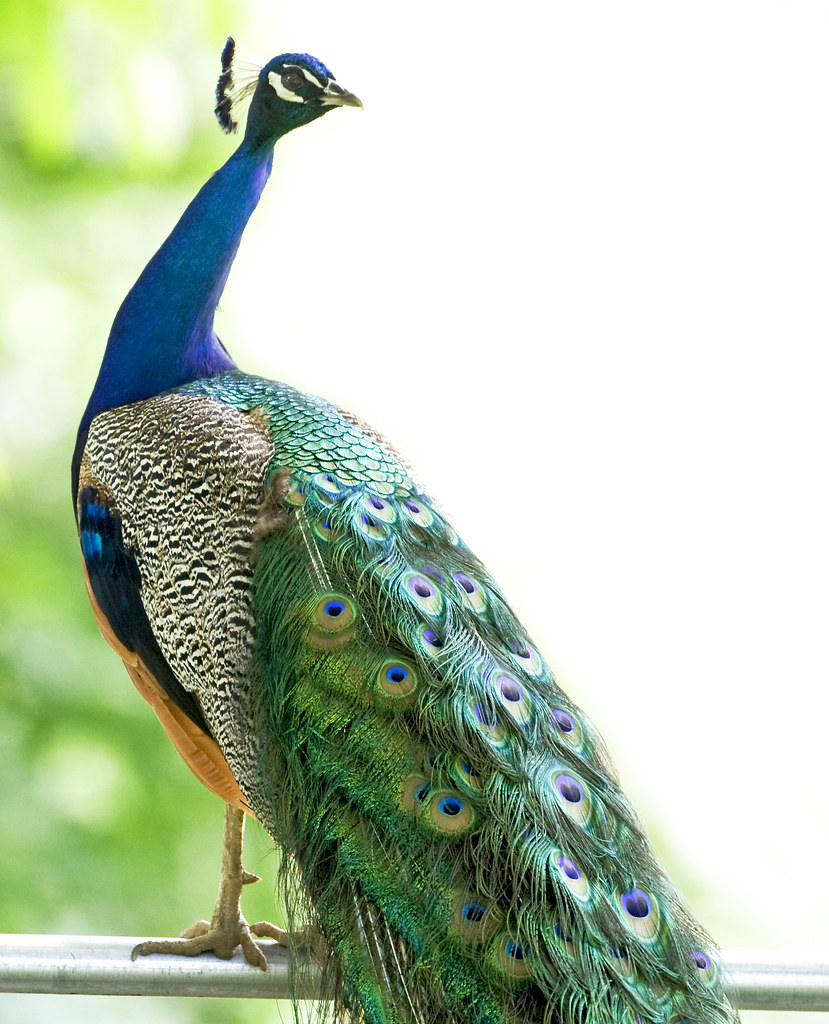
#> input picture Task 01/peacock.jpg, 829 x 1024 px
$ jupyter execute 'Task1(Pencil Sketch with Python).ipynb'
#> lines starting #> are read from the running program, lines starting #| are printed output that depends on the picture
## Let's Grow More Data Science Internship
### Task :-  01
### Task Name :-  Image to Pencil Sketch With Python
### Name :- Ishika Goel

[cell 1]
# Library we need for converting an image into a pencil sketch with Python is an OpenCV library in Python.
import cv2

[cell 2]
## Reading the image:
image = cv2.imread("peacock.jpg")
#> image is the input picture: shape (1024, 829, 3); mean B, G, R 178.2, 199.2, 185.2
cv2.imshow("Peacock", image)
cv2.waitKey(0)

[cell 3]
## We will create a new image by converting the original image to greyscale:
gray_image = cv2.cvtColor(image, cv2.COLOR_BGR2GRAY)
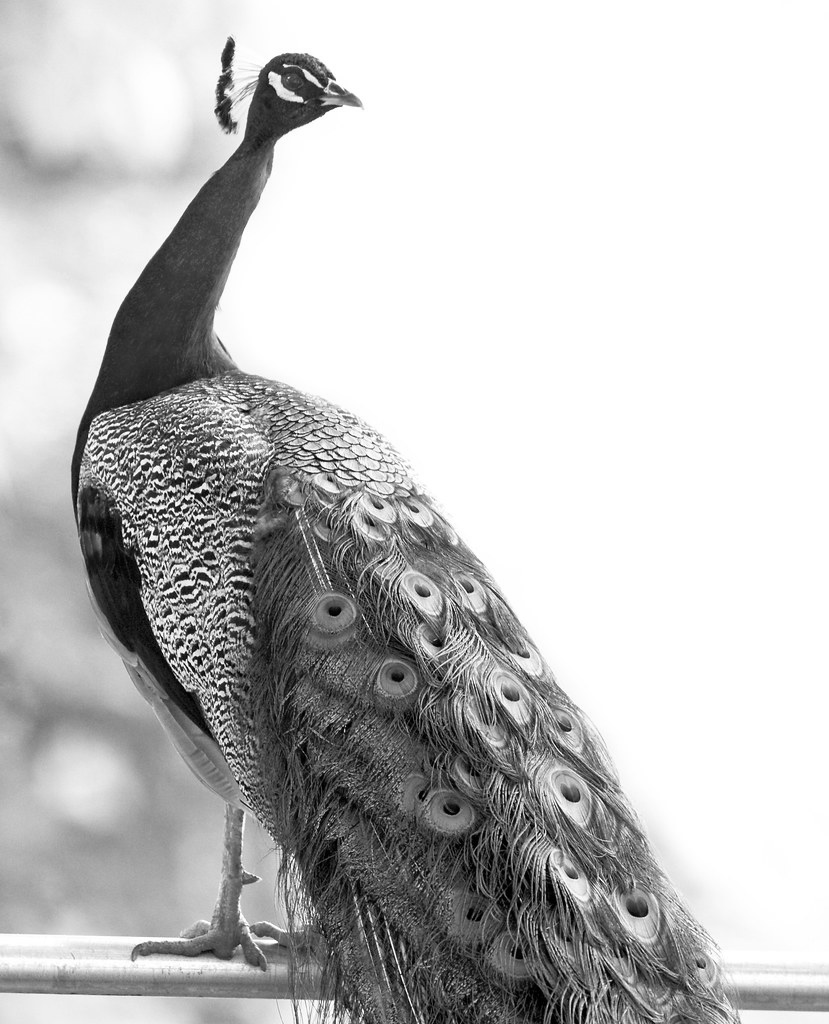
#> gray_image: shape (1024, 829); min 0, max 255, mean 192.6
cv2.imshow("New Peacock", gray_image)
cv2.waitKey(0)

[cell 4]
## Invert the new grayscale image:
inverted_image = 255 - gray_image
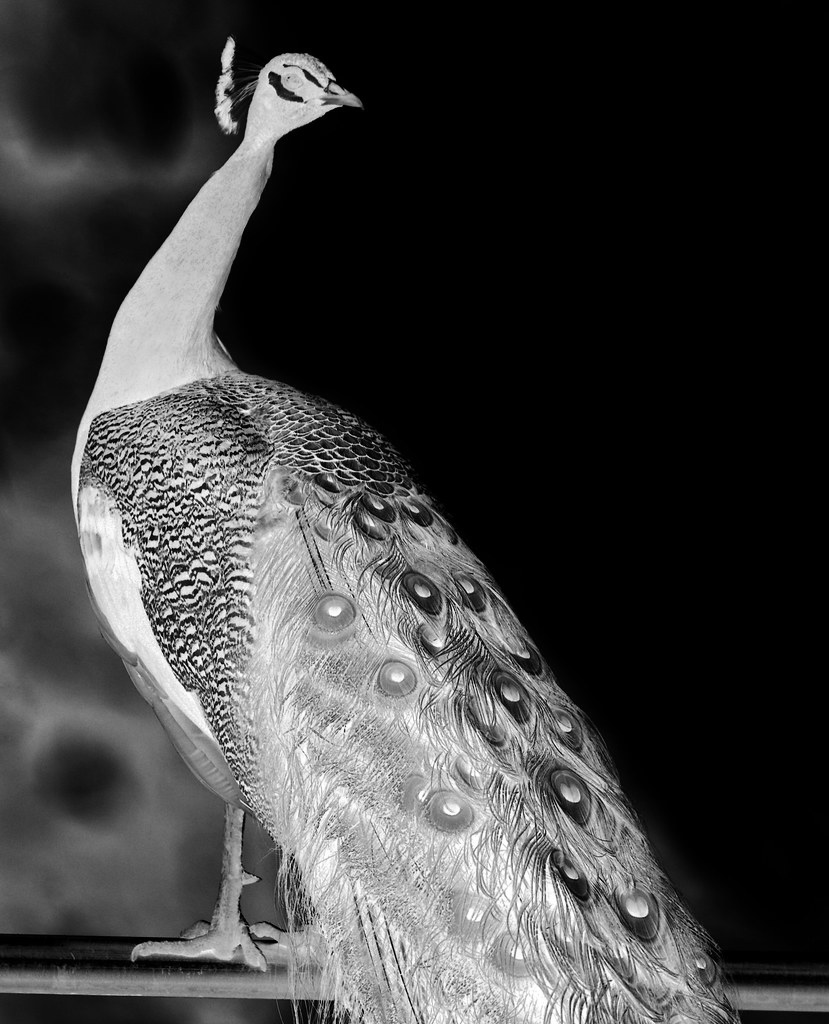
#> inverted_image: shape (1024, 829); min 0, max 255, mean 62.4
cv2.imshow("Inverted", inverted_image)
cv2.waitKey()

[cell 5]
## Blur the image by using the Gaussian Function in OpenCV:
blurred = cv2.GaussianBlur(inverted_image, (21, 21), 0)
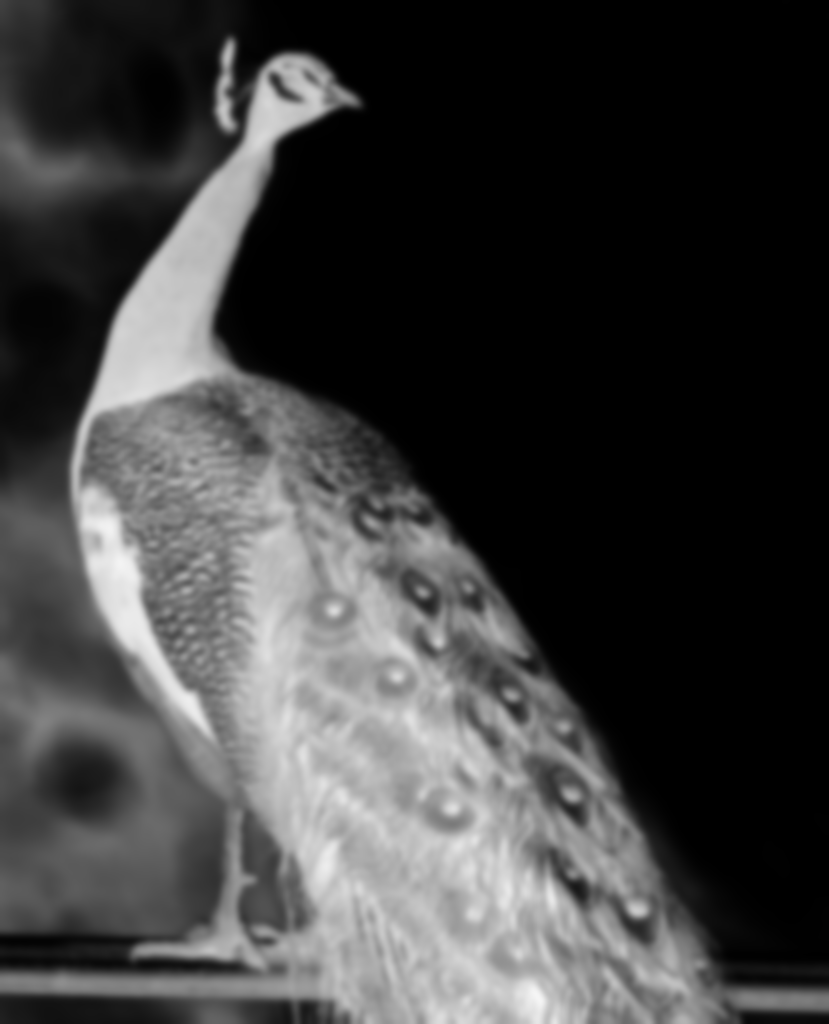
#> blurred: shape (1024, 829); min 0, max 245, mean 62.4

[cell 6]
## Inverting the blurred image, so that we can easily convert the image into a pencil sketch:
inverted_blurred = 255 - blurred
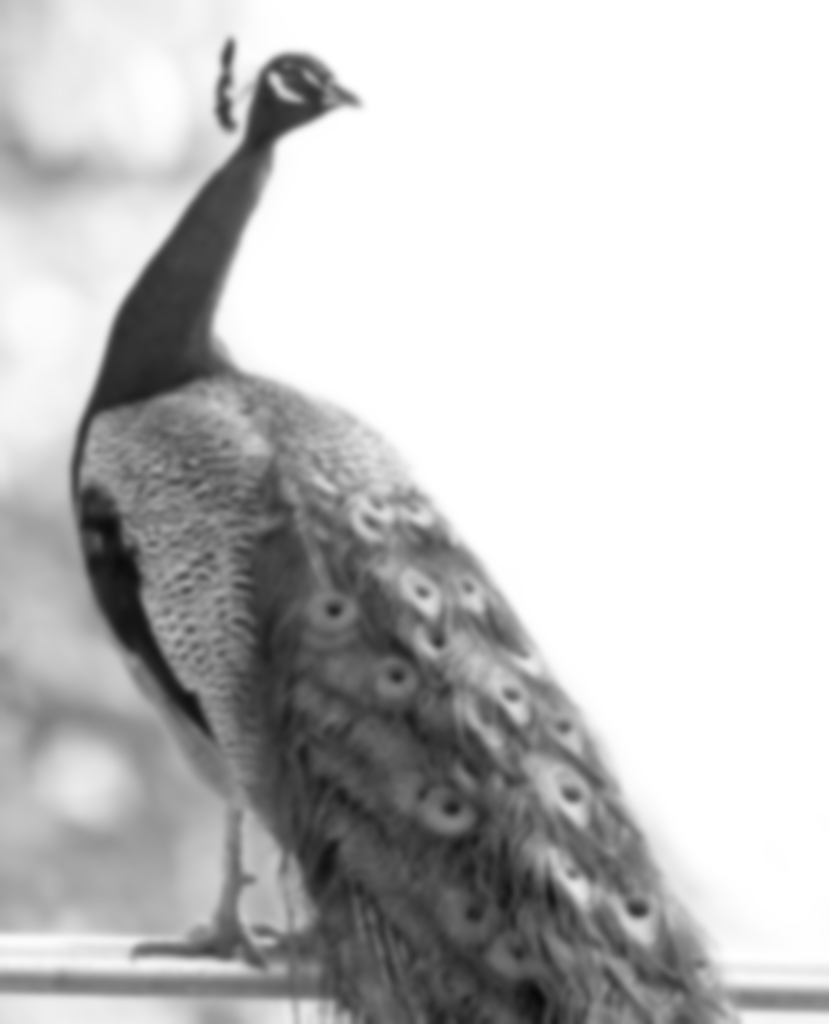
#> inverted_blurred: shape (1024, 829); min 10, max 255, mean 192.6
pencil_sketch = cv2.divide(gray_image, inverted_blurred, scale=256.0)
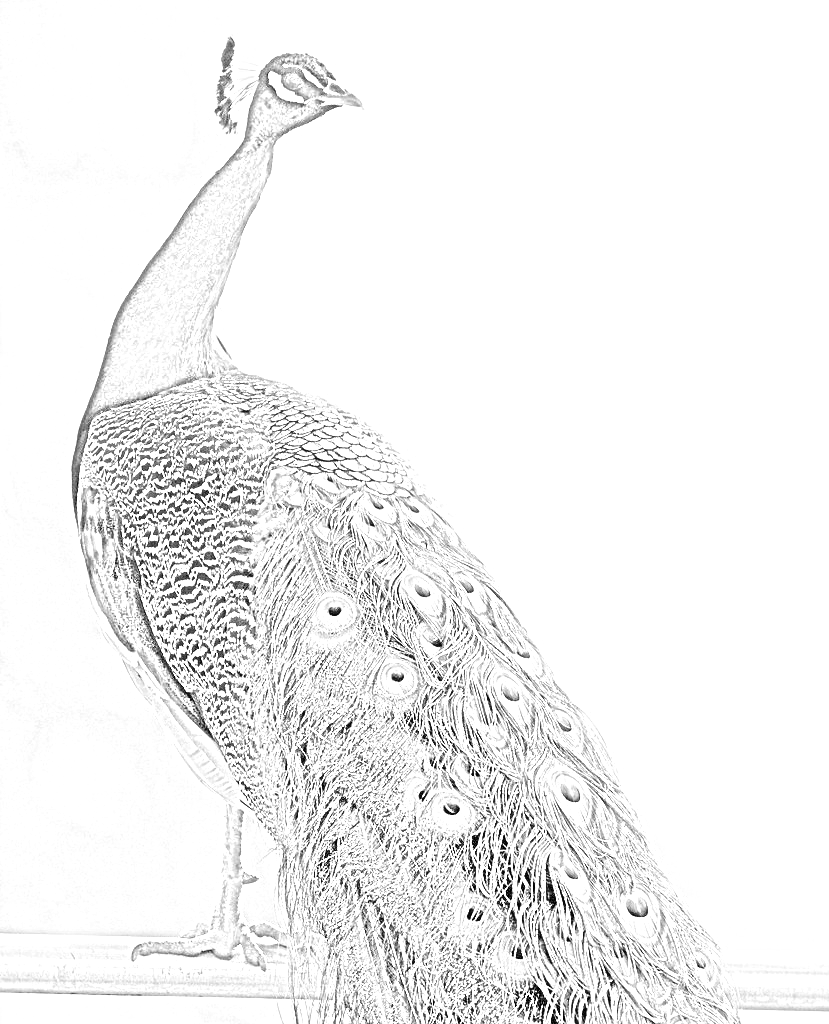
#> pencil_sketch: shape (1024, 829); min 0, max 255, mean 241.8
cv2.imshow("Sketch", pencil_sketch)
cv2.waitKey(0)

$ run again, with Task 01/Original and Sketch Image.png saved as Task 01/peacock.jpg
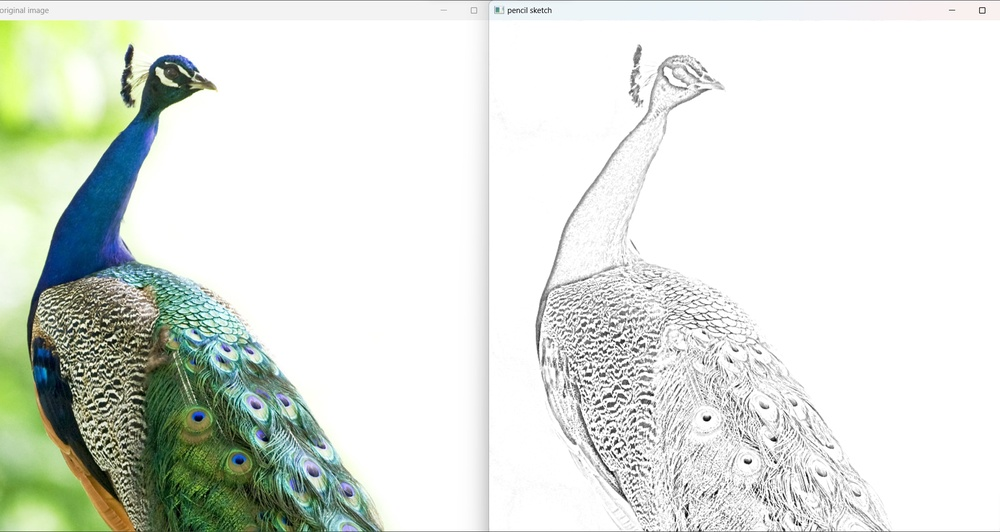
#> input picture Task 01/Original and Sketch Image.png, 1000 x 532 px, shrunk from 1920 x 1021 before the run
#> image is the input picture: shape (532, 1000, 3); mean B, G, R 219.1, 226.1, 220.7
#> `blurred = cv2.GaussianBlur(inverted_image, (21, 21), 0)`:
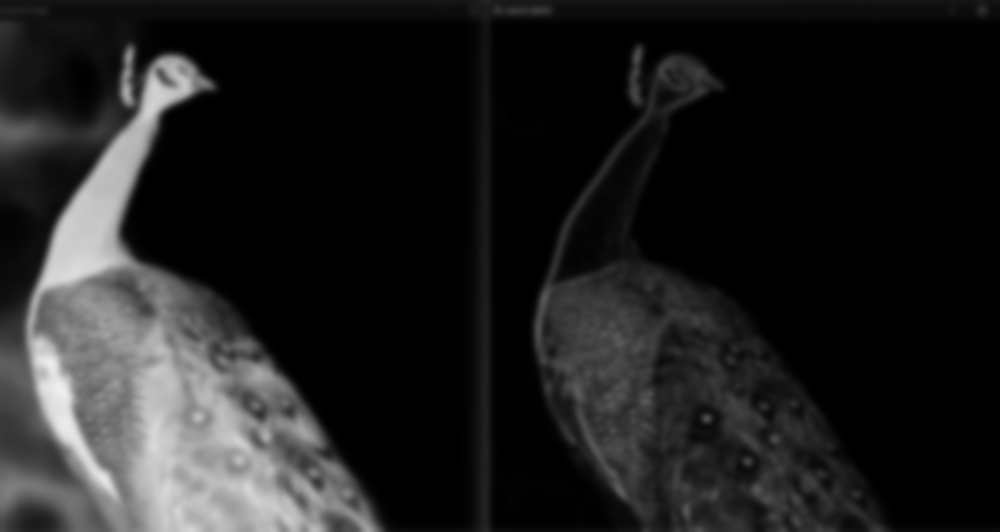
#> blurred: shape (532, 1000); min 0, max 240, mean 31.2
#> `pencil_sketch = cv2.divide(gray_image, inverted_blurred, scale=256.0)`:
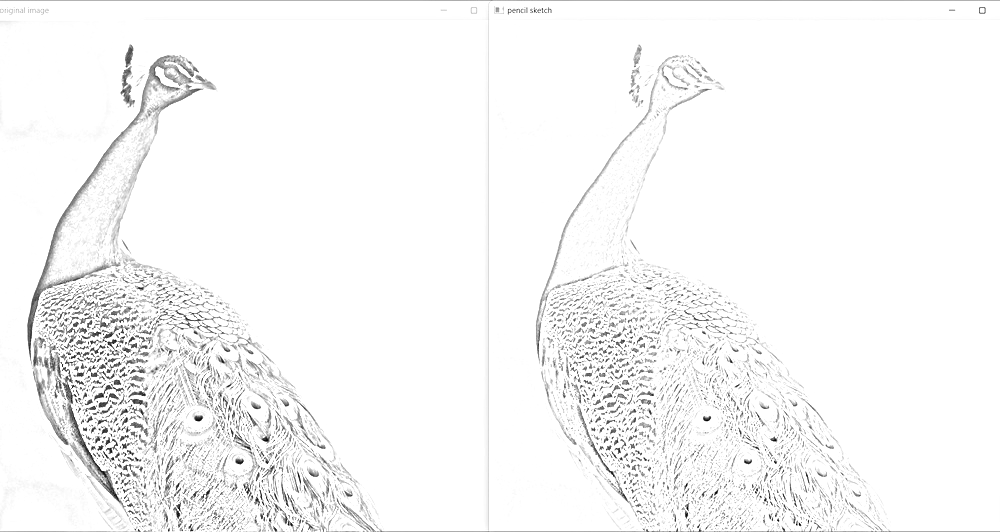
#> pencil_sketch: shape (532, 1000); min 0, max 255, mean 246.8

$ run again, with Task 01/PENCIL_sKETCH.png saved as Task 01/peacock.jpg
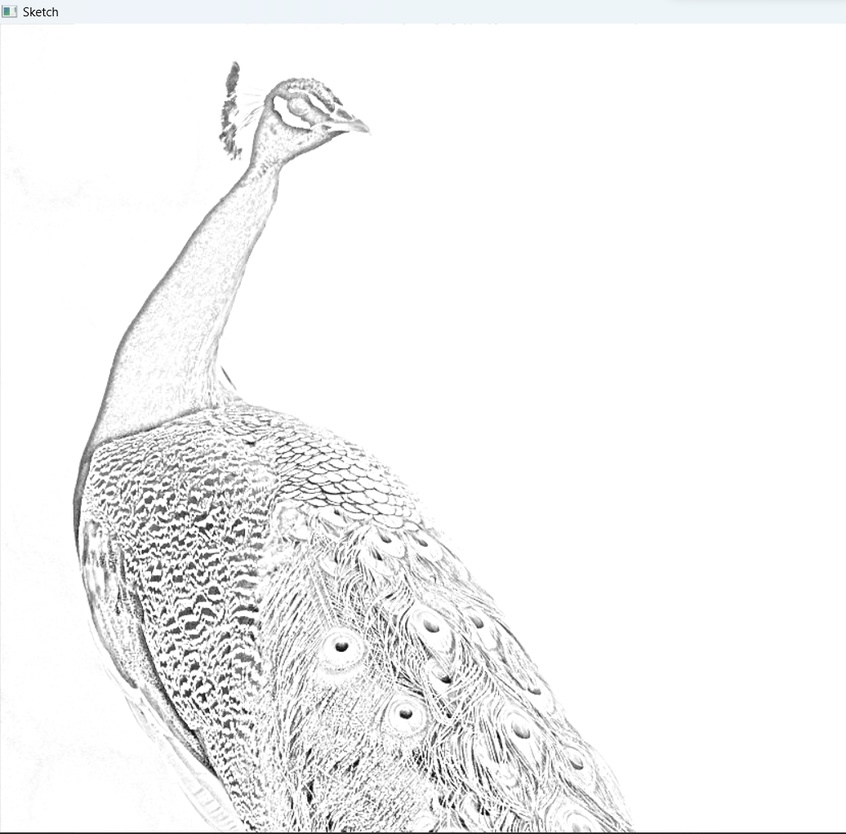
#> input picture Task 01/PENCIL_sKETCH.png, 846 x 834 px, shrunk from 1036 x 1022 before the run
#> image is the input picture: shape (834, 846, 3); mean B, G, R 243.7, 243.6, 243.4
#> `blurred = cv2.GaussianBlur(inverted_image, (21, 21), 0)`:
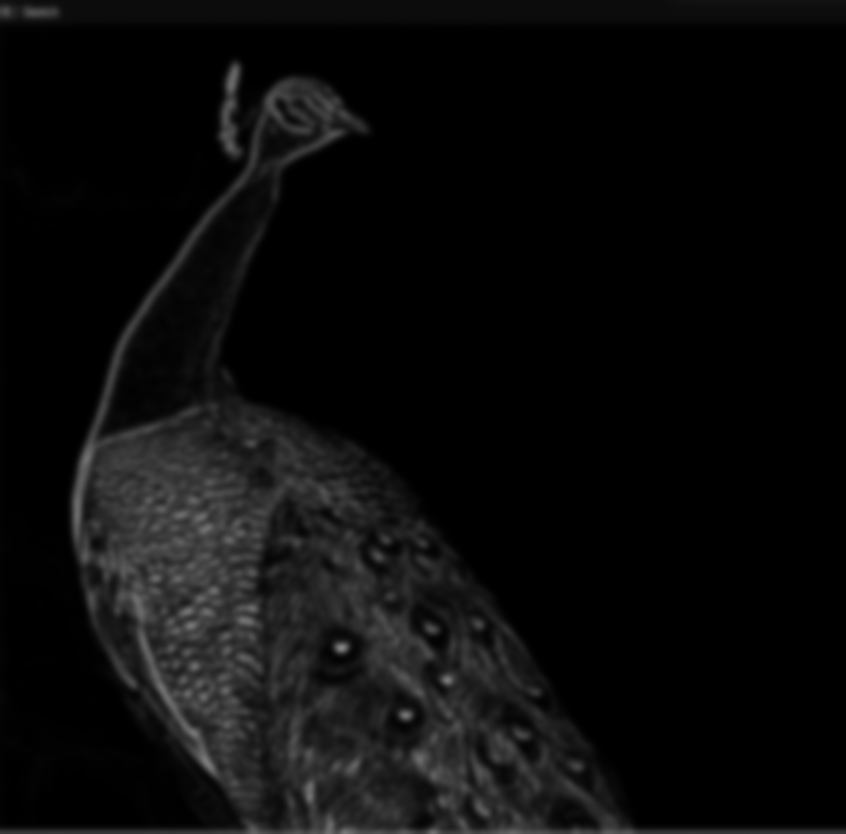
#> blurred: shape (834, 846); min 0, max 132, mean 11.3
#> `pencil_sketch = cv2.divide(gray_image, inverted_blurred, scale=256.0)`:
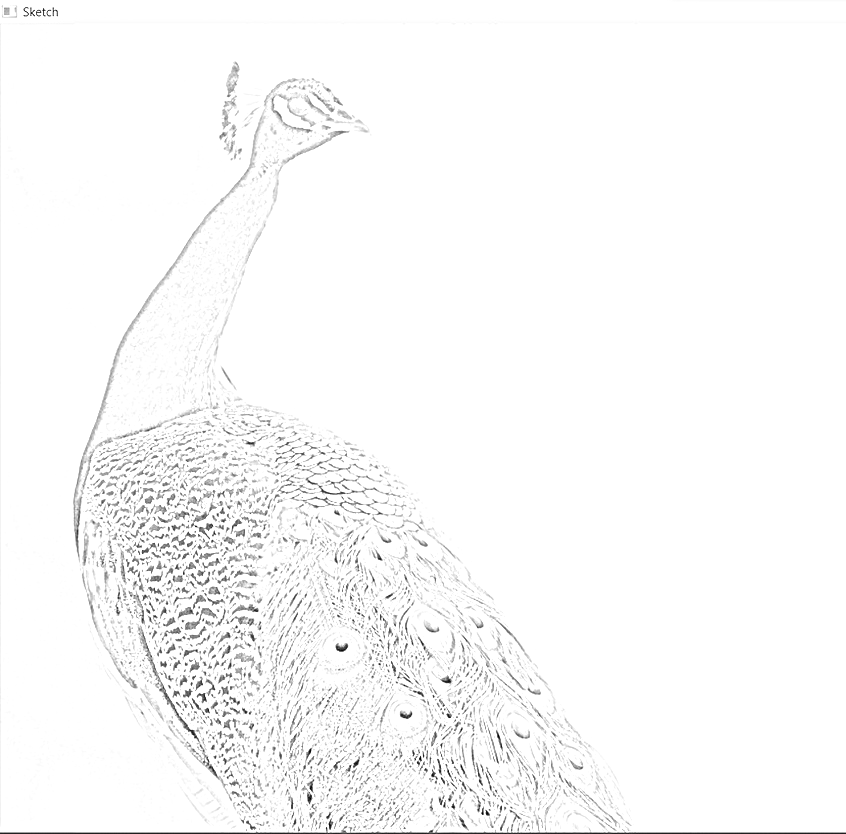
#> pencil_sketch: shape (834, 846); min 0, max 255, mean 249.5
